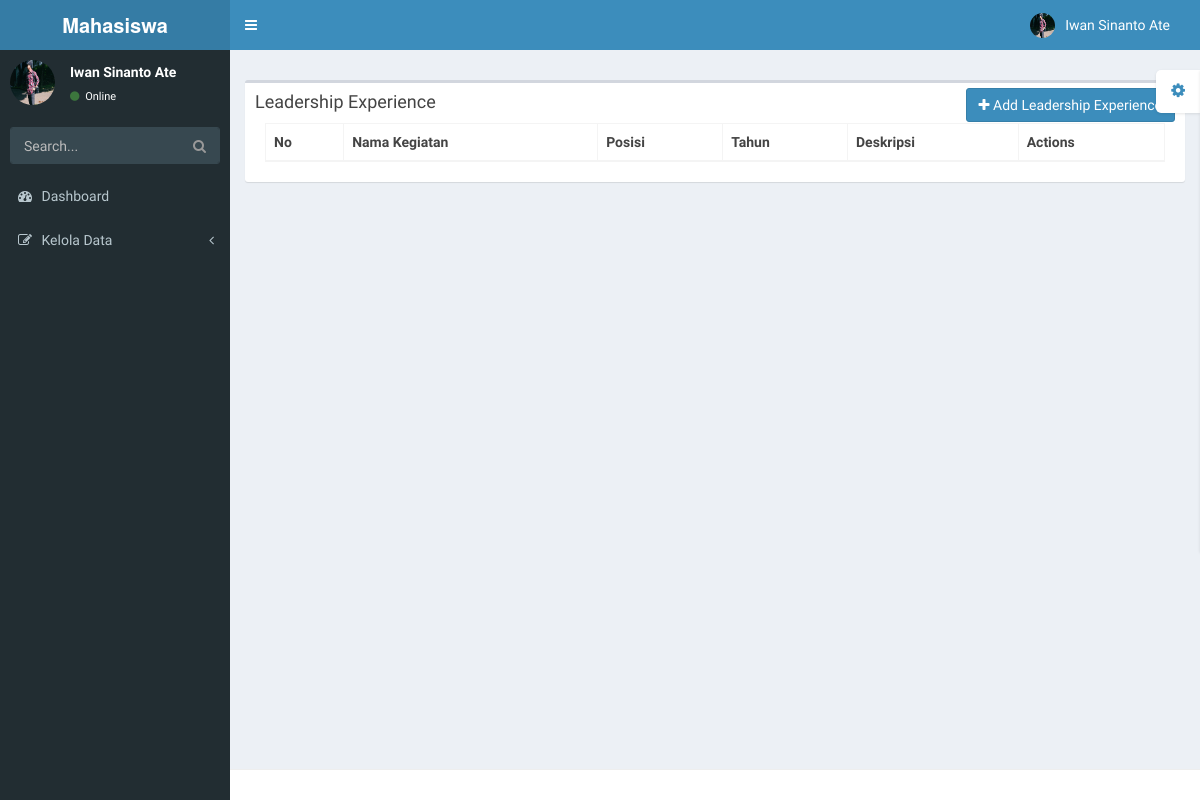
Page /pages/kelola-data/leadership-experience.php (signed in) on the earlier database version.
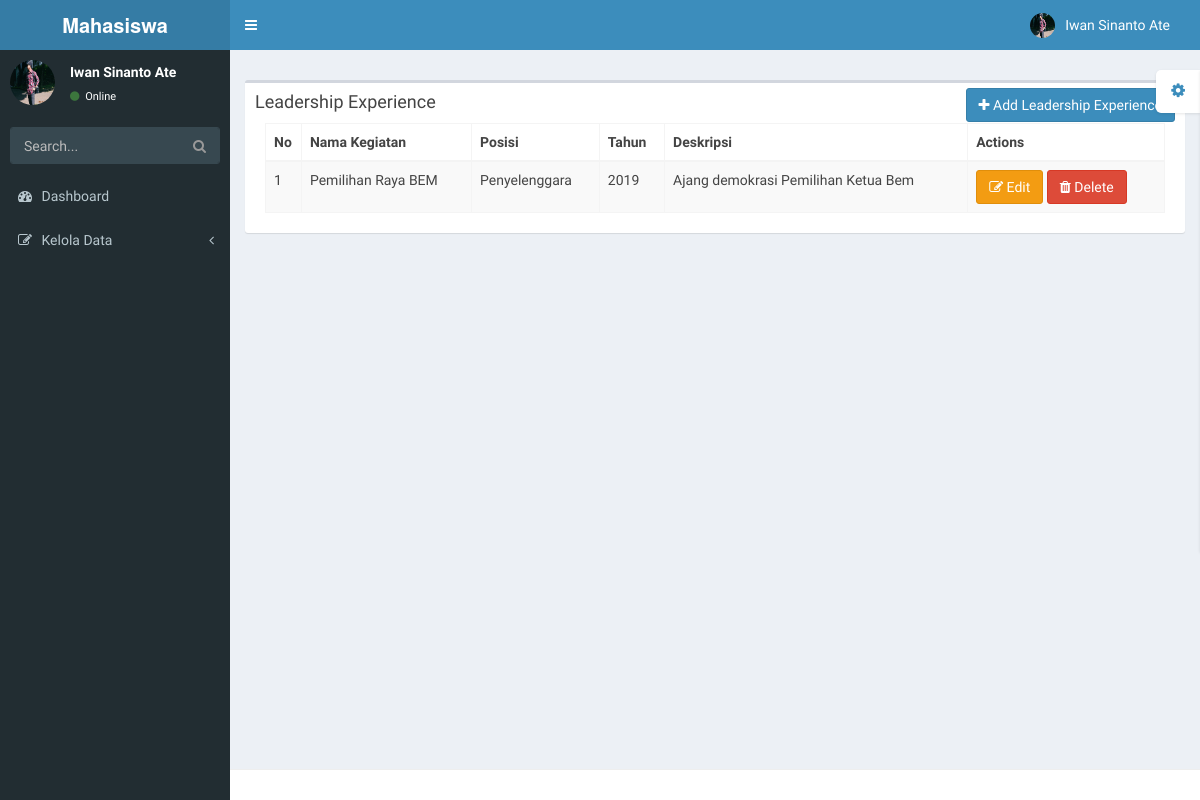
Same page on the later database version.
### tables this page shows
CREATE TABLE `leadership_experience` (
  `id_leadership_experience` int(5) NOT NULL,
  `nama_kegiatan` varchar(30) NOT NULL,
  `posisi` varchar(30) NOT NULL,
  `tahun` varchar(10) NOT NULL,
  `deskripsi` text NOT NULL,
  `id_user` int(11) NOT NULL
);

### config/database.php (called while the page is built, shortened)
<?php
	$database 	= "mhs";
?>

### config/kelola-data/leadership_experience.php (called while the page is built, shortened)
<?php
	class leadership_experience {
		var $table	= "leadership_experience";
		function search_by_field ($field, $param) {
			$data = mysqli_query($connection, "SELECT * FROM " . $this->table . " WHERE $field='$param'");
			if(mysqli_num_rows($data) == 0) return null;
			while($d = mysqli_fetch_array($data)) $result[] = $d;
			return $result;
		}
	}
?>

### pages/kelola-data/leadership-experience.php (the view, shortened to what this page needs)
<?php include '../static/top.php';
include '../../config/kelola-data/leadership_experience.php';
        $db     = new leadership_experience();
          $table    = 'leadership_experience';?>
    <section class="content">
      <div class="row">
        <div class="col-xs-12">
          <div class="box">
            <div class="box-header">
              <h3 class="box-title">Leadership Experience</h3>
              <div class="pull-right box-tools">
                <button class="btn btn-primary btn-md" data-toggle="modal" data-target="#modalAdd"><i class="fa fa-plus"> </i> Add Leadership Experience</button>
            </div>
            <div class="box-body">
              <table class="table table-bordered table-striped">
                <thead>
                  <tr>
                    <th>No</th>
                    <th>Nama Kegiatan</th>
                    <th>Posisi</th>
                    <th>Tahun</th>
                    <th>Deskripsi</th>
                    <th>Actions</th>
                  </tr>
                </thead>
                <tbody>
                    <?php
                        $no = 1;
                        if($db->search_by_field('id_user' , $_SESSION['user']) != null) {
                            foreach($db->search_by_field('id_user' , $_SESSION['user']) as $show) {
                    ?>
                      <tr>
                        <td width="4%"><?php echo $no++; ?></td>
                        <td><?php echo $show['nama_kegiatan']; ?></td>
                        <td><?php echo $show['posisi']; ?></td>
                        <td><?php echo $show['tahun']; ?></td>
                         <td><?php echo $show['deskripsi']; ?></td>
                        <td>
                            <a href="#editLeadership" class="btn  btn-warning btn-md" data-toggle="modal" data-target="#modalEdit-<?php echo $show['id_leadership_experience']; ?>"><i class="fa fa-edit" data-toggle="tooltip" title="Edit"></i> Edit</a>
                            <a href="#deleteLeadership" class="btn  btn-danger btn-md" data-toggle="modal" data-target="#modalDelete-<?php echo $show['id_leadership_experience']; ?>"><i class="fa fa-trash" data-toggle="tooltip" title="Delete"></i> Delete</a>
                        </td>
                      </tr>
                              <?php
                                      }
                                  }
                              ?>
                    </tbody>
              </table>
            </div>
          </div>
        </div>
      </div>
    </section>
<?php include '../static/bot.php'; ?>

### pages/static/top.php (shortened to what this page needs)
<!DOCTYPE html>
<html>
  <?php include '../static/template-top.php'; ?>
  <body class="skin-blue">
    <div class="wrapper">
      <?php include '../static/header.php'; ?>
      <aside class="main-sidebar">
        <?php include '../static/nav-side.php'; ?>
      </aside>
      <div class="content-wrapper">
        <?php include '../static/content-header.php'; ?>

### pages/static/template-top.php (shortened to what this page needs)
<head>
    <link href="../../assets/bootstrap/css/bootstrap.min.css" rel="stylesheet" type="text/css" />
    <link href="https://maxcdn.bootstrapcdn.com/font-awesome/4.3.0/css/font-awesome.min.css" rel="stylesheet" type="text/css" />
    <link href="http://code.ionicframework.com/ionicons/2.0.0/css/ionicons.min.css" rel="stylesheet" type="text/css" />
    <link href="../../assets/plugins/daterangepicker/daterangepicker-bs3.css" rel="stylesheet" type="text/css" />
    <link href="../../assets/plugins/iCheck/all.css" rel="stylesheet" type="text/css" />
    <link href="../../assets/plugins/colorpicker/bootstrap-colorpicker.min.css" rel="stylesheet"/>
    <link href="../../assets/plugins/datatables/dataTables.bootstrap.css" rel="stylesheet" type="text/css" />
    <link href="../../assets/plugins/timepicker/bootstrap-timepicker.min.css" rel="stylesheet"/>
    <link href="../../assets/dist/css/AdminLTE.min.css" rel="stylesheet" type="text/css" />
    <link href="../../assets/dist/css/skins/_all-skins.min.css" rel="stylesheet" type="text/css" />
    <link href="../../assets/plugins/iCheck/all.css" rel="stylesheet" type="text/css" />
</head>

### pages/static/header.php (shortened to what this page needs)
<?php
  if(isset($_SESSION['user'])) {
?>
<header class="main-header">
  <a href="../../connector.php?page=dashboard" class="logo"><b>Mahasiswa</b></a>
  <nav class="navbar navbar-static-top" role="navigation">
    <a href="#" class="sidebar-toggle" data-toggle="offcanvas" role="button">
    </a>
    <div class="navbar-custom-menu">
      <ul class="nav navbar-nav">
        <li class="dropdown user user-menu">
          <a href="#" class="dropdown-toggle" data-toggle="dropdown">
            <img src="../../assets/dist/img/user2-160x160.jpeg" class="user-image" alt="User Image"/>
            <span class="hidden-xs"><?php echo $_SESSION['nama']; ?></span>
          </a>
        </li>
      </ul>
    </div>
  </nav>
</header>
<?php
  }
?>

### pages/static/nav-side.php (shortened to what this page needs)
<aside class="main-sidebar">
  <section class="sidebar">
    <?php
    if(isset($_SESSION['user'])) {
  ?>
    <div class="user-panel">
      <div class="pull-left image">
        <img src="../../assets/dist/img/user2-160x160.jpeg" class="img-circle" alt="User Image" />
      </div>
      <div class="pull-left info">
        <p><?php echo $_SESSION['nama']; ?></p>
        <a href="#"><i class="fa fa-circle text-success"></i> Online</a>
      </div>
    </div>
    <form action="#" method="get" class="sidebar-form">
      <div class="input-group">
        <input type="text" name="q" class="form-control" placeholder="Search..."/>
        <span class="input-group-btn">
          <button type='submit' name='search' id='search-btn' class="btn btn-flat"><i class="fa fa-search"></i></button>
        </span>
      </div>
    </form>
    <?php
    }
  ?>
    <ul class="sidebar-menu">
      <li>
        <a href="../../connector.php?page=dashboard">
          <i class="fa fa-dashboard"></i> Dashboard
        </a>
      </li>
      <?php
        if($_SESSION['page']=='kelola') {
          echo "<li class='treeview active'>";
        } else {
          echo "<li class='treeview'>";
        }
      ?>
        <a href="#">
          <i class="fa fa-edit"></i>
          <span>Kelola Data</span>
          <i class="fa fa-angle-left pull-right"></i>
        </a>
         </li>
    </ul>
  </section>
</aside>

### pages/static/content-header.php (shortened to what this page needs)
<section class="content-header">
  <ol class="breadcrumb">
  </ol>
</section>

### pages/static/bot.php (shortened to what this page needs)
      		</div>
        	<?php include '../static/footer.php'; ?>
    	</div>
  	</body>
</html>

### pages/static/footer.php (shortened to what this page needs)
<footer class="main-footer">
</footer>

Differences in the rows shown:
added leadership_experience: nama_kegiatan "Pemilihan Raya BEM", posisi "Penyelenggara", tahun "2019", deskripsi "Ajang demokrasi Pemilihan Ketua Bem"
